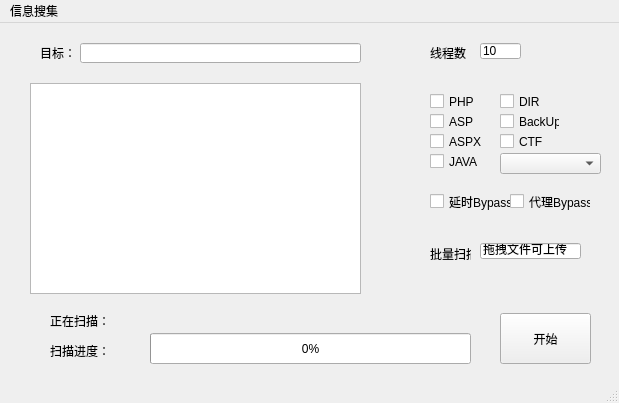
<?xml version="1.0" encoding="UTF-8"?>
<ui version="4.0">
 <class>MainWindow</class>
 <widget class="QMainWindow" name="MainWindow">
  <property name="geometry">
   <rect>
    <x>0</x>
    <y>0</y>
    <width>619</width>
    <height>403</height>
   </rect>
  </property>
  <property name="minimumSize">
   <size>
    <width>619</width>
    <height>403</height>
   </size>
  </property>
  <property name="maximumSize">
   <size>
    <width>619</width>
    <height>403</height>
   </size>
  </property>
  <property name="windowTitle">
   <string>Saulty4ish's Scanner</string>
  </property>
  <property name="windowIcon">
   <iconset resource="qss.qrc">
    <normaloff>:/qss/my.jpg</normaloff>:/qss/my.jpg</iconset>
  </property>
  <property name="layoutDirection">
   <enum>Qt::LeftToRight</enum>
  </property>
  <property name="toolButtonStyle">
   <enum>Qt::ToolButtonIconOnly</enum>
  </property>
  <widget class="QWidget" name="centralWidget">
   <widget class="QPushButton" name="pushButton">
    <property name="geometry">
     <rect>
      <x>500</x>
      <y>290</y>
      <width>91</width>
      <height>51</height>
     </rect>
    </property>
    <property name="text">
     <string>开始</string>
    </property>
   </widget>
   <widget class="QProgressBar" name="progressBar">
    <property name="geometry">
     <rect>
      <x>150</x>
      <y>310</y>
      <width>321</width>
      <height>31</height>
     </rect>
    </property>
    <property name="value">
     <number>0</number>
    </property>
   </widget>
   <widget class="QTextBrowser" name="textBrowser">
    <property name="geometry">
     <rect>
      <x>30</x>
      <y>60</y>
      <width>331</width>
      <height>211</height>
     </rect>
    </property>
    <property name="html">
     <string>&lt;!DOCTYPE HTML PUBLIC &quot;-//W3C//DTD HTML 4.0//EN&quot; &quot;http://www.w3.org/TR/REC-html40/strict.dtd&quot;&gt;
&lt;html&gt;&lt;head&gt;&lt;meta name=&quot;qrichtext&quot; content=&quot;1&quot; /&gt;&lt;style type=&quot;text/css&quot;&gt;
p, li { white-space: pre-wrap; }
&lt;/style&gt;&lt;/head&gt;&lt;body style=&quot; font-family:'MS Shell Dlg 2'; font-size:8.1pt; font-weight:400; font-style:normal;&quot;&gt;
&lt;p style=&quot;-qt-paragraph-type:empty; margin-top:0px; margin-bottom:0px; margin-left:0px; margin-right:0px; -qt-block-indent:0; text-indent:0px;&quot;&gt;&lt;br /&gt;&lt;/p&gt;&lt;/body&gt;&lt;/html&gt;</string>
    </property>
   </widget>
   <widget class="QCheckBox" name="checkBox">
    <property name="geometry">
     <rect>
      <x>430</x>
      <y>70</y>
      <width>60</width>
      <height>17</height>
     </rect>
    </property>
    <property name="text">
     <string>PHP</string>
    </property>
   </widget>
   <widget class="QCheckBox" name="checkBox_2">
    <property name="geometry">
     <rect>
      <x>430</x>
      <y>90</y>
      <width>60</width>
      <height>17</height>
     </rect>
    </property>
    <property name="text">
     <string>ASP</string>
    </property>
   </widget>
   <widget class="QCheckBox" name="checkBox_3">
    <property name="geometry">
     <rect>
      <x>430</x>
      <y>110</y>
      <width>60</width>
      <height>17</height>
     </rect>
    </property>
    <property name="text">
     <string>ASPX</string>
    </property>
   </widget>
   <widget class="QCheckBox" name="checkBox_4">
    <property name="geometry">
     <rect>
      <x>430</x>
      <y>130</y>
      <width>60</width>
      <height>17</height>
     </rect>
    </property>
    <property name="text">
     <string>JAVA</string>
    </property>
   </widget>
   <widget class="QCheckBox" name="checkBox_5">
    <property name="geometry">
     <rect>
      <x>500</x>
      <y>70</y>
      <width>60</width>
      <height>17</height>
     </rect>
    </property>
    <property name="text">
     <string>DIR</string>
    </property>
   </widget>
   <widget class="QCheckBox" name="checkBox_7">
    <property name="geometry">
     <rect>
      <x>500</x>
      <y>90</y>
      <width>60</width>
      <height>17</height>
     </rect>
    </property>
    <property name="text">
     <string>BackUp</string>
    </property>
   </widget>
   <widget class="QCheckBox" name="checkBox_6">
    <property name="geometry">
     <rect>
      <x>500</x>
      <y>110</y>
      <width>60</width>
      <height>17</height>
     </rect>
    </property>
    <property name="text">
     <string>CTF</string>
    </property>
   </widget>
   <widget class="QLabel" name="label">
    <property name="geometry">
     <rect>
      <x>50</x>
      <y>320</y>
      <width>91</width>
      <height>16</height>
     </rect>
    </property>
    <property name="text">
     <string>扫描进度：</string>
    </property>
   </widget>
   <widget class="QLabel" name="label_2">
    <property name="geometry">
     <rect>
      <x>40</x>
      <y>20</y>
      <width>41</width>
      <height>20</height>
     </rect>
    </property>
    <property name="text">
     <string>目标：</string>
    </property>
   </widget>
   <widget class="QLineEdit" name="lineEdit">
    <property name="geometry">
     <rect>
      <x>80</x>
      <y>20</y>
      <width>281</width>
      <height>20</height>
     </rect>
    </property>
   </widget>
   <widget class="QLineEdit" name="lineEdit_2">
    <property name="geometry">
     <rect>
      <x>480</x>
      <y>20</y>
      <width>41</width>
      <height>16</height>
     </rect>
    </property>
    <property name="text">
     <string>10</string>
    </property>
   </widget>
   <widget class="QLabel" name="label_3">
    <property name="geometry">
     <rect>
      <x>430</x>
      <y>20</y>
      <width>41</width>
      <height>20</height>
     </rect>
    </property>
    <property name="text">
     <string>线程数：</string>
    </property>
   </widget>
   <widget class="QLabel" name="label_4">
    <property name="geometry">
     <rect>
      <x>50</x>
      <y>290</y>
      <width>301</width>
      <height>16</height>
     </rect>
    </property>
    <property name="text">
     <string>正在扫描：</string>
    </property>
   </widget>
   <widget class="QCheckBox" name="checkBox_8">
    <property name="geometry">
     <rect>
      <x>430</x>
      <y>170</y>
      <width>81</width>
      <height>17</height>
     </rect>
    </property>
    <property name="text">
     <string>延时Bypass</string>
    </property>
   </widget>
   <widget class="QCheckBox" name="checkBox_9">
    <property name="geometry">
     <rect>
      <x>510</x>
      <y>170</y>
      <width>81</width>
      <height>17</height>
     </rect>
    </property>
    <property name="text">
     <string>代理Bypass</string>
    </property>
   </widget>
   <widget class="QLabel" name="label_5">
    <property name="geometry">
     <rect>
      <x>430</x>
      <y>220</y>
      <width>41</width>
      <height>21</height>
     </rect>
    </property>
    <property name="text">
     <string>批量扫描：</string>
    </property>
   </widget>
   <widget class="QLineEdit" name="lineEdit_3">
    <property name="geometry">
     <rect>
      <x>480</x>
      <y>220</y>
      <width>101</width>
      <height>16</height>
     </rect>
    </property>
    <property name="text">
     <string>拖拽文件可上传</string>
    </property>
   </widget>
   <widget class="QComboBox" name="comboBox">
    <property name="geometry">
     <rect>
      <x>500</x>
      <y>130</y>
      <width>101</width>
      <height>21</height>
     </rect>
    </property>
   </widget>
  </widget>
  <widget class="QStatusBar" name="statusBar"/>
  <widget class="QMenuBar" name="menuBar">
   <property name="geometry">
    <rect>
     <x>0</x>
     <y>0</y>
     <width>619</width>
     <height>18</height>
    </rect>
   </property>
   <widget class="QMenu" name="menu">
    <property name="title">
     <string>信息搜集</string>
    </property>
    <addaction name="actionwhois"/>
    <addaction name="actionPort_Scan"/>
    <addaction name="separator"/>
    <addaction name="separator"/>
    <addaction name="separator"/>
   </widget>
   <addaction name="menu"/>
  </widget>
  <action name="actionwhois">
   <property name="text">
    <string>Whois</string>
   </property>
  </action>
  <action name="actionsubdomain">
   <property name="text">
    <string>SubDomain</string>
   </property>
  </action>
  <action name="actionBanner">
   <property name="text">
    <string>Banner</string>
   </property>
  </action>
  <action name="actionC_segment_scan">
   <property name="text">
    <string>C Scan</string>
   </property>
  </action>
  <action name="actionPort_Scan">
   <property name="text">
    <string>Port Scan</string>
   </property>
  </action>
  <action name="actionXss">
   <property name="text">
    <string>Xss</string>
   </property>
  </action>
 </widget>
 <layoutdefault spacing="6" margin="11"/>
 <resources>
  <include location="qss.qrc"/>
 </resources>
 <connections/>
</ui>
